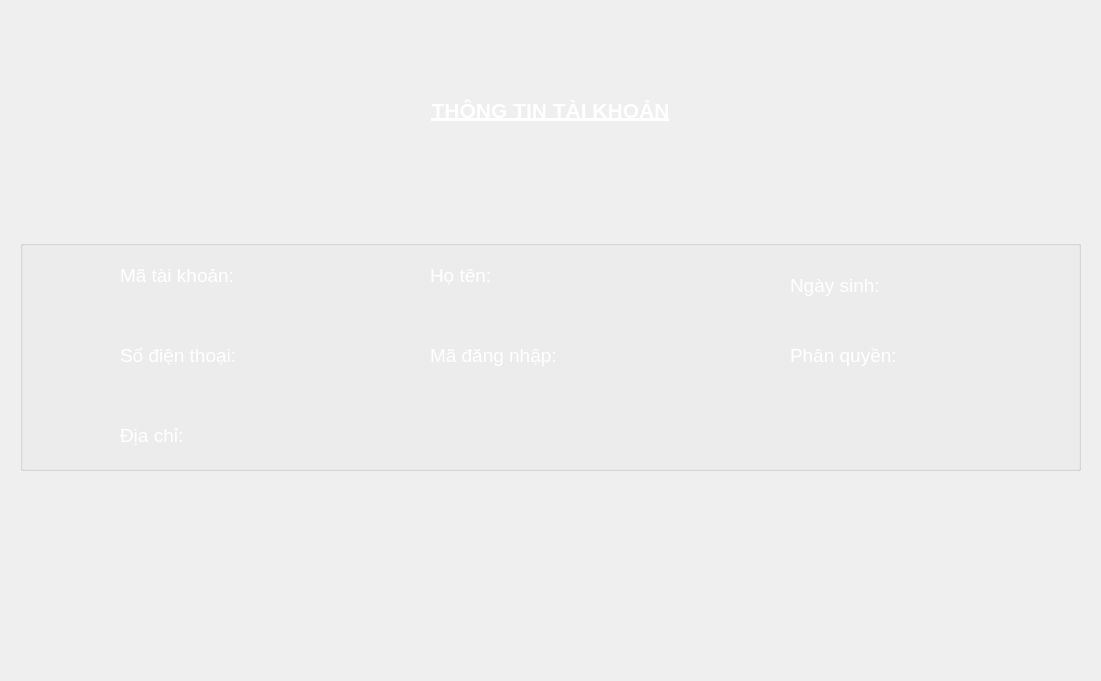
<?xml version="1.0" encoding="UTF-8"?>
<ui version="4.0">
 <class>Form</class>
 <widget class="QWidget" name="Form">
  <property name="geometry">
   <rect>
    <x>0</x>
    <y>0</y>
    <width>1101</width>
    <height>681</height>
   </rect>
  </property>
  <property name="font">
   <font>
    <pointsize>16</pointsize>
   </font>
  </property>
  <property name="windowTitle">
   <string>Form</string>
  </property>
  <widget class="QLabel" name="label">
   <property name="geometry">
    <rect>
     <x>0</x>
     <y>0</y>
     <width>1101</width>
     <height>681</height>
    </rect>
   </property>
   <property name="text">
    <string/>
   </property>
   <property name="pixmap">
    <pixmap>resources/background.jpg</pixmap>
   </property>
  </widget>
  <widget class="QLabel" name="label_2">
   <property name="geometry">
    <rect>
     <x>0</x>
     <y>90</y>
     <width>1101</width>
     <height>41</height>
    </rect>
   </property>
   <property name="font">
    <font>
     <pointsize>16</pointsize>
     <weight>75</weight>
     <bold>true</bold>
     <underline>true</underline>
    </font>
   </property>
   <property name="styleSheet">
    <string notr="true">color: white;</string>
   </property>
   <property name="text">
    <string>THÔNG TIN TÀI KHOẢN</string>
   </property>
   <property name="scaledContents">
    <bool>false</bool>
   </property>
   <property name="alignment">
    <set>Qt::AlignCenter</set>
   </property>
  </widget>
  <widget class="QGroupBox" name="groupBox">
   <property name="geometry">
    <rect>
     <x>20</x>
     <y>240</y>
     <width>1061</width>
     <height>231</height>
    </rect>
   </property>
   <property name="title">
    <string/>
   </property>
   <widget class="QLabel" name="lblDiaChi">
    <property name="geometry">
     <rect>
      <x>100</x>
      <y>180</y>
      <width>951</width>
      <height>31</height>
     </rect>
    </property>
    <property name="font">
     <font>
      <pointsize>14</pointsize>
     </font>
    </property>
    <property name="styleSheet">
     <string notr="true">color: white;</string>
    </property>
    <property name="text">
     <string>Địa chỉ:</string>
    </property>
   </widget>
   <widget class="QLabel" name="lblSoDienThoai">
    <property name="geometry">
     <rect>
      <x>100</x>
      <y>100</y>
      <width>301</width>
      <height>31</height>
     </rect>
    </property>
    <property name="font">
     <font>
      <pointsize>14</pointsize>
     </font>
    </property>
    <property name="styleSheet">
     <string notr="true">color: white;</string>
    </property>
    <property name="text">
     <string>Số điện thoại:</string>
    </property>
   </widget>
   <widget class="QLabel" name="lblMaDangNhap">
    <property name="geometry">
     <rect>
      <x>410</x>
      <y>100</y>
      <width>351</width>
      <height>31</height>
     </rect>
    </property>
    <property name="font">
     <font>
      <pointsize>14</pointsize>
     </font>
    </property>
    <property name="styleSheet">
     <string notr="true">color: white;</string>
    </property>
    <property name="text">
     <string>Mã đăng nhập:</string>
    </property>
   </widget>
   <widget class="QLabel" name="lblMaTaiKhoan">
    <property name="geometry">
     <rect>
      <x>100</x>
      <y>20</y>
      <width>301</width>
      <height>31</height>
     </rect>
    </property>
    <property name="font">
     <font>
      <pointsize>14</pointsize>
     </font>
    </property>
    <property name="styleSheet">
     <string notr="true">color: white;</string>
    </property>
    <property name="text">
     <string>Mã tài khoản:</string>
    </property>
   </widget>
   <widget class="QLabel" name="lblNgaySinh">
    <property name="geometry">
     <rect>
      <x>770</x>
      <y>30</y>
      <width>281</width>
      <height>31</height>
     </rect>
    </property>
    <property name="font">
     <font>
      <pointsize>14</pointsize>
     </font>
    </property>
    <property name="styleSheet">
     <string notr="true">color: white;</string>
    </property>
    <property name="text">
     <string>Ngày sinh:</string>
    </property>
   </widget>
   <widget class="QLabel" name="lblPhanQuyen">
    <property name="geometry">
     <rect>
      <x>770</x>
      <y>100</y>
      <width>281</width>
      <height>31</height>
     </rect>
    </property>
    <property name="font">
     <font>
      <pointsize>14</pointsize>
     </font>
    </property>
    <property name="styleSheet">
     <string notr="true">color: white;</string>
    </property>
    <property name="text">
     <string>Phân quyền:</string>
    </property>
   </widget>
   <widget class="QLabel" name="lblHoTen">
    <property name="geometry">
     <rect>
      <x>410</x>
      <y>20</y>
      <width>351</width>
      <height>31</height>
     </rect>
    </property>
    <property name="font">
     <font>
      <pointsize>14</pointsize>
     </font>
    </property>
    <property name="styleSheet">
     <string notr="true">color: white;</string>
    </property>
    <property name="text">
     <string>Họ tên:</string>
    </property>
   </widget>
  </widget>
 </widget>
 <resources/>
 <connections/>
</ui>
